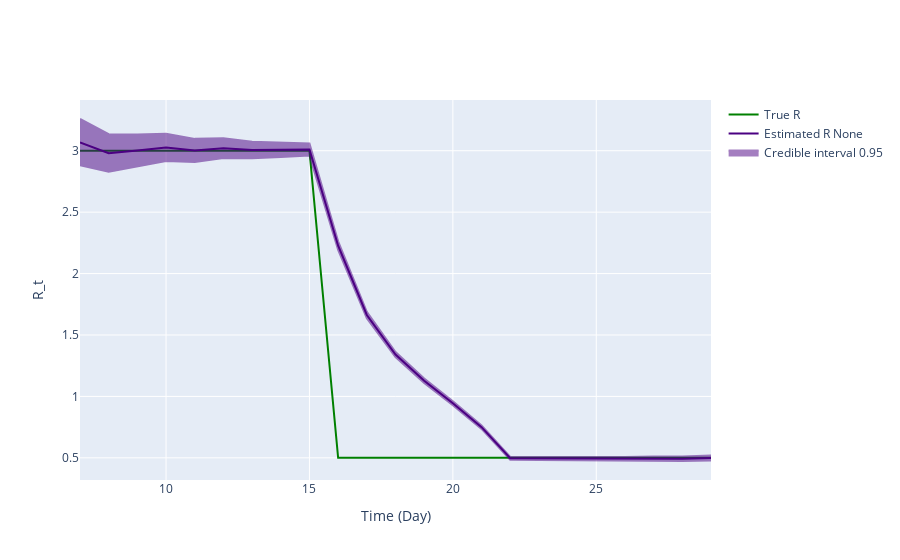

The code cell stored with this chart in its notebook:
### Code cell
fig = ReproductionNumberPlot()

fig.add_ground_truth_rt(ground_truth)
fig.add_interval_rt(interval)

fig.update_labels(time_label='Time (Day)', r_label='R_t')

fig.show_figure()

### Figure 1 — Plotly figure (JSON) as saved in the notebook; plotly's stock layout.template omitted (floating-point values rounded to 4 significant figures)
{"data": [{"line": {"color": "green"}, "mode": "lines", "name": "True R", "type": "scatter", "x": [7, 8, 9, 10, 11, 12, 13, 14, 15, 16, 17, 18, 19, 20, 21, 22, 23, 24, 25, 26, 27, 28, 29], "y": [3, 3, 3, 3, 3, 3, 3, 3, 3, 0.5, 0.5, 0.5, 0.5, 0.5, 0.5, 0.5, 0.5, 0.5, 0.5, 0.5, 0.5, 0.5, 0.5]}, {"line": {"color": "indigo"}, "mode": "lines", "name": "Estimated R None", "type": "scatter", "x": [7, 8, 9, 10, 11, 12, 13, 14, 15, 16, 17, 18, 19, 20, 21, 22, 23, 24, 25, 26, 27, 28, 29], "y": [3.067, 2.979, 3.001, 3.026, 3.002, 3.021, 3.005, 3.006, 3.01, 2.227, 1.663, 1.341, 1.127, 0.9442, 0.7495, 0.4962, 0.4947, 0.494, 0.4957, 0.4916, 0.4938, 0.4925, 0.4982]}, {"fill": "toself", "fillcolor": "indigo", "line": {"color": "indigo"}, "mode": "lines", "name": "Credible interval 0.95", "opacity": 0.5, "showlegend": true, "type": "scatter", "x": [7, 8, 9, 10, 11, 12, 13, 14, 15, 16, 17, 18, 19, 20, 21, 22, 23, 24, 25, 26, 27, 28, 29, 29, 28, 27, 26, 25, 24, 23, 22, 21, 20, 19, 18, 17, 16, 15, 14, 13, 12, 11, 10, 9, 8, 7], "y": [3.258, 3.134, 3.133, 3.139, 3.097, 3.101, 3.073, 3.063, 3.059, 2.263, 1.689, 1.361, 1.145, 0.9599, 0.7633, 0.5076, 0.5065, 0.5067, 0.5098, 0.5071, 0.5107, 0.5111, 0.5188, 0.4781, 0.4742, 0.4771, 0.4764, 0.4818, 0.4814, 0.4831, 0.485, 0.7357, 0.9285, 1.109, 1.32, 1.637, 2.192, 2.962, 2.949, 2.938, 2.941, 2.908, 2.916, 2.872, 2.828, 2.881]}], "layout": {"hovermode": "x unified", "xaxis": {"title": {"text": "Time (Day)"}}, "yaxis": {"title": {"text": "R_t"}}}}
